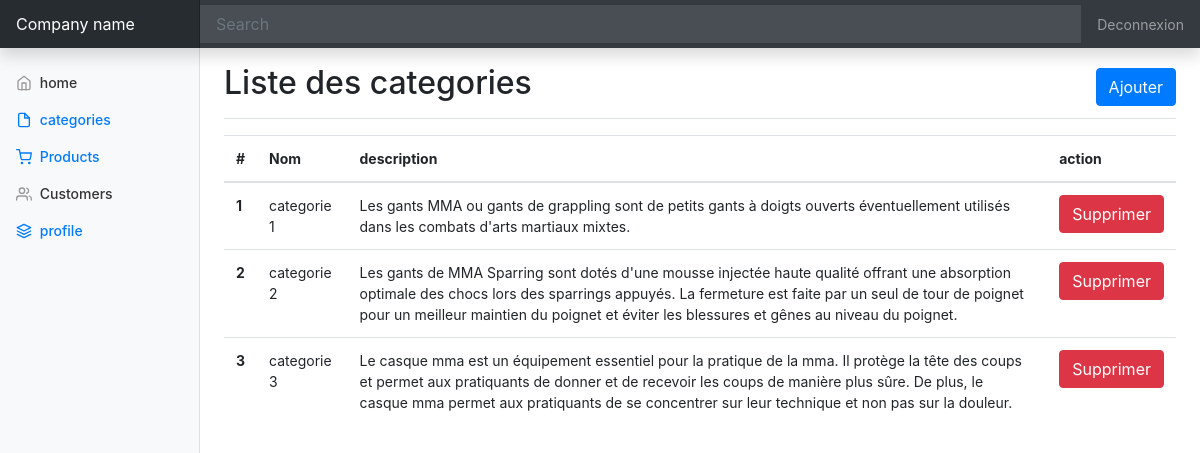
Page /admin/categories/liste.php on the committed database.
### tables this page shows
CREATE TABLE `categories` (
  `id` int(11) NOT NULL,
  `nom` varchar(255) NOT NULL,
  `description` text NOT NULL,
  `createur` int(11) DEFAULT NULL,
  `date_creation` date DEFAULT NULL,
  `date_modification` date DEFAULT NULL
);

### inc/functions.php (called while the page is built, shortened)
<?php
function connect(){
  $servername="localhost";
$DBuser="root";
$DBpassword="";
$DBname="php_produits";
try {
    $conn = new PDO("mysql:host=$servername;dbname=$DBname", $DBuser, $DBpassword);
    $conn->setAttribute(PDO::ATTR_ERRMODE, PDO::ERRMODE_EXCEPTION);
  } catch(PDOException $e) {
    echo "Connection failed: " . $e->getMessage();
  }
  return $conn;
}
function getALLCategories(){
$conn = connect();
$requette = " SELECT * FROM categories";
$resultat = $conn->query($requette);
$categories = $resultat->fetchAll();
return $categories;
}
?>

### admin/categories/liste.php (the view, shortened to what this page needs)
<?php
include "../../inc/functions.php";
$categories = getALLCategories();
?>
<!doctype html>
<html lang="en">
  <head>
<link href="../../css/bootstrap.min.css" rel="stylesheet">
    <link href="../../css/dashboard.css" rel="stylesheet">
  </head>
  <body>
<nav class="navbar navbar-dark sticky-top bg-dark flex-md-nowrap p-0 shadow">
  <a class="navbar-brand col-md-3 col-lg-2 mr-0 px-3" href="#">Company name</a>
  <input class="form-control form-control-dark w-100" type="text" placeholder="Search" aria-label="Search">
  <ul class="navbar-nav px-3">
    <li class="nav-item text-nowrap">
      <a class="nav-link" href="../../deconnexion.php">Deconnexion</a>
    </li>
  </ul>
</nav>
<div class="container-fluid">
  <div class="row">
  <?php
    include "../template/navigation.php";
    ?>
    <main role="main" class="col-md-9 ml-sm-auto col-lg-10 px-md-4">
      <div class="d-flex justify-content-between flex-wrap flex-md-nowrap align-items-center pt-3 pb-2 mb-3 border-bottom">
        <h1 class="h2">Liste des categories</h1>
        <a class="btn btn-primary" data-toggle="modal" data-target="#exampleModal">Ajouter</a>
      </div>
      <div>
      <table class="table">
  <thead>
    <tr>
      <th scope="col">#</th>
      <th scope="col">Nom</th>
      <th scope="col">description</th>
      <th scope="col">action</th>
    </tr>
  </thead>
  <tbody>
  <?php
        $i=0;
        foreach($categories as $c){
        $i++;
            print'<tr>
            <th scope="row">'.$i.'</th>
            <td>'.$c['nom'].'</td>
            <td>'.$c['description'].'</td>
            <td>
              <a href="supprimer.php?idc='.$c['id'].'" class="btn btn-danger">Supprimer</a>
            </td>
          </tr>';
        }
  ?>
  </tbody>
</table>
      </div>
    </main>
  </div>
</div>
  </body>
</html>

### css/dashboard.css (style rules this page uses)
body { font-size: .875rem; }
.navbar-brand { padding-top: .75rem; padding-bottom: .75rem; font-size: 1rem; background-color: rgba(0, 0, 0, .25); box-shadow: inset -1px 0 0 rgba(0, 0, 0, .25); }
.navbar .form-control { padding: .75rem 1rem; border-width: 0; border-radius: 0; }
.form-control-dark { color: #fff; background-color: rgba(255, 255, 255, .1); border-color: rgba(255, 255, 255, .1); }

### rows in the picture
categories: nom "categorie 1", description "Les gants MMA ou gants de grappling sont de petits gants à doigts ouverts éventuellement utilisés dans les combats d'arts martiaux mixtes."
categories: nom "categorie 2", description "Les gants de MMA Sparring sont dotés d'une mousse injectée haute qualité offrant une absorption optimale des chocs lors des sparrings appuyés. La fermeture est faite par un seul de tour de poignet pour un meilleur maintien du poignet et éviter les blessures et gênes au niveau du poignet."
categories: nom "categorie 3", description "Le casque mma est un équipement essentiel pour la pratique de la mma. Il protège la tête des coups et permet aux pratiquants de donner et de recevoir les coups de manière plus sûre. De plus, le casque mma permet aux pratiquants de se concentrer sur leur technique et non pas sur la douleur."
